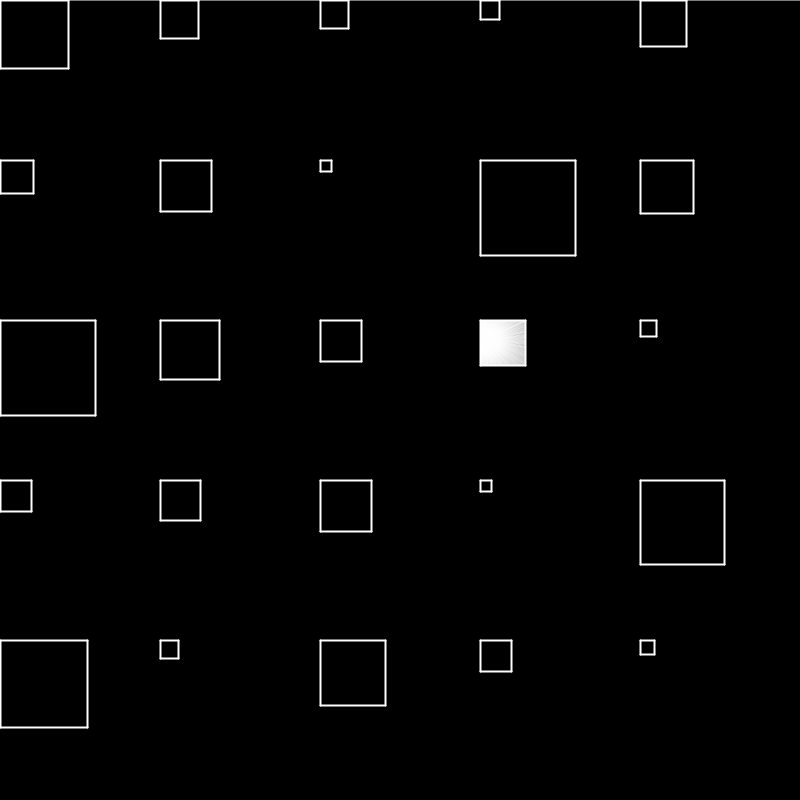
Frame 1 (no input)
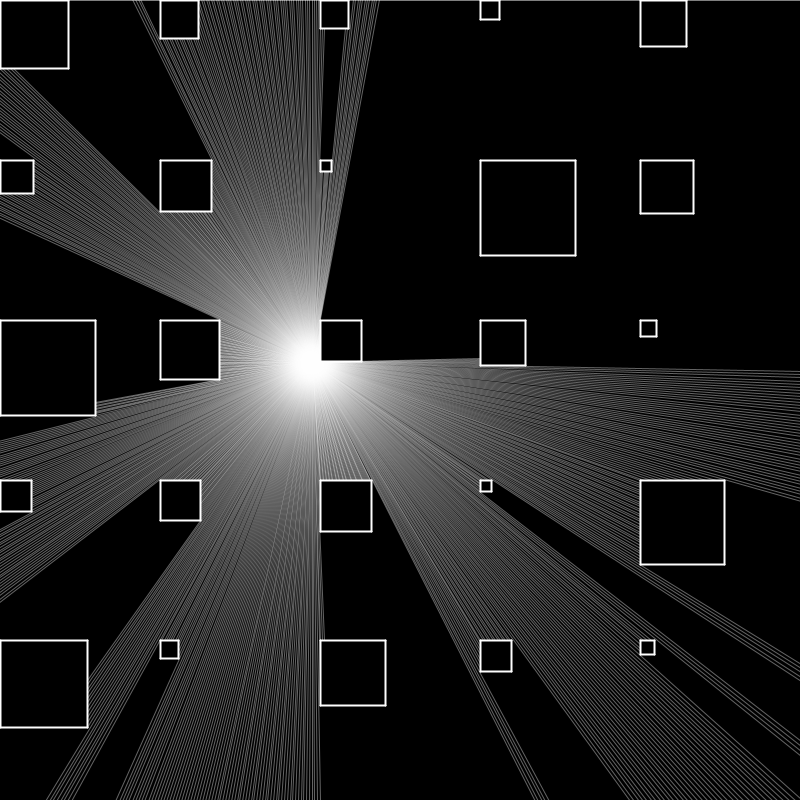
Frame 60 (the mouse pressed at the canvas centre just before this capture)
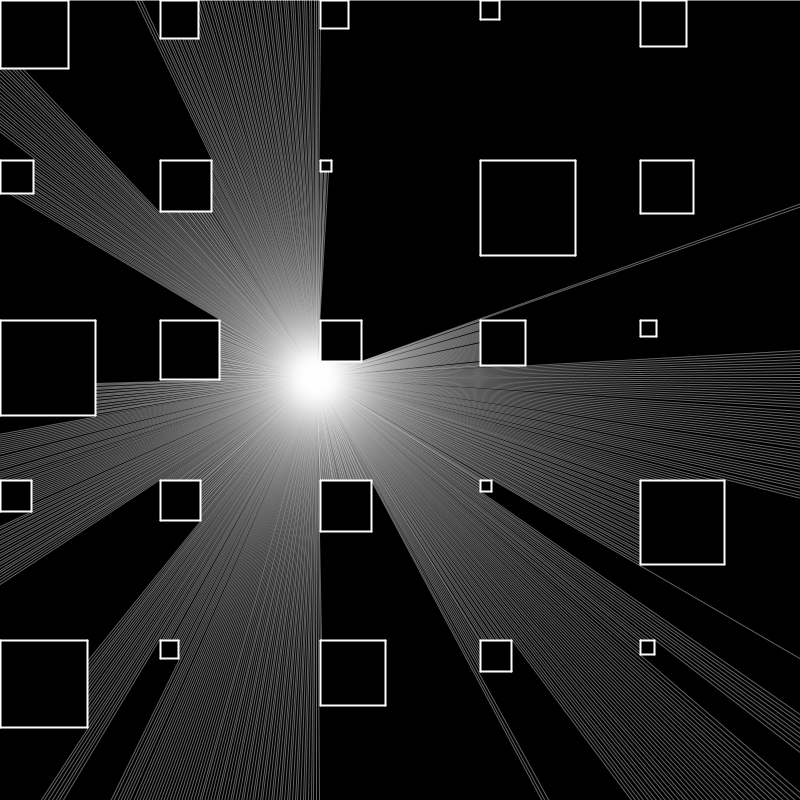
Frame 120 (the mouse held since frame 60 and released just before this capture)

The Processing sketch that drew these frames (run headless with seeded random() and noise(); from frame 60 on, the mouse is pressed at the canvas centre):

// Processing sketch: raycasting_2
// ── raycasting_2.pde
ArrayList<Ray> rays;
float nRays = 1000;
float nWalls = 0;
PVector[][] pt;
float xoff = 0;
float yoff = 100;
float mx, my;
int touchmode = 0;  //1 = mouse, 0 = random

int nBox = 5;

float[] bx;
float[] by;
float[] bw;
float[] bh;

ArrayList<Wall> walls;


void setup() {
  size(800, 800);


  bx = new float[nBox];
  by = new float[nBox];
  bw = new float[nBox];
  bh = new float[nBox];

  pt = new PVector[int(nRays)][int(nWalls)];
  walls = new ArrayList<Wall>();
  rays = new ArrayList<Ray>();


  for (int i=0; i<nRays; i++) {
    rays.add(new Ray(i*2*PI/nRays));
  }

  // Screen Walls: 
  walls.add(new Wall(-2, -1, -2, height));
  walls.add(new Wall(-1, -1, width, -1));
  walls.add(new Wall(width+1, -1, width+1, height));
  walls.add(new Wall(0, height+1, width, height+1));

  for (int i=0; i < nWalls; i++) {
    walls.add(new Wall(random(width), random(height), random(width), random(height)));
  }
  
  
// Add Boxes:
  for (int i=0; i<nBox; i++) {
    for (int j=0; j < nBox; j++) {

      bx[i] = i*height/nBox;
      by[j] = j*width/nBox;
      bw[i] = random(10, 100);
      bh[i] = bw[i];

      walls.add(new Wall(bx[i], by[j], bx[i]+bw[i], by[j]));
      walls.add(new Wall(bx[i]+bw[i], by[j], bx[i]+bw[i], by[j]+bh[i]));
      walls.add(new Wall(bx[i], by[j]+bh[i], bx[i]+bw[i], bh[i]+by[j]));
      walls.add(new Wall(bx[i], by[j], bx[i], by[j]+bh[i]));
    }
  }
}

void draw() {
  background(0);
  if (touchmode == 1) {
    mx = mouseX;
    my = mouseY;
  }
  if (touchmode == 0) {
    xoff += 0.01;
    yoff += 0.01;
    mx = noise(xoff)*width;
    my = noise(yoff)*height;
    
    
    
  }
  

  for (int i = 0; i < walls.size(); i++) {
    walls.get(i).display(); // display walls
  }
  
  stroke(100);


  // Check for shortest distance one ray at a time:
  for (int i=0; i < nRays; i++) {
    
    float record = 1000000;
    PVector closest = null;
    
    
    rays.get(i).display(mx, my); 
    
 
    for (int j = 0; j < walls.size(); j++) {
      rays.get(i).cast(walls.get(j)); // Finds point on walls
      if (rays.get(i).touch == 1) {
        float d = dist(mx, my, rays.get(i).pt.x, rays.get(i).pt.y);
        if (d < record) {
          record = d;
          closest = new PVector(rays.get(i).pt.x, rays.get(i).pt.y);
        }
      }
    }
    if (closest != null) {
      line(mx, my, closest.x, closest.y);
    }
  }
}

// ── Ray.pde
class Ray {
  float x, y;
  PVector dir;
  float angle;
  int touch; // 1 = touch, 0 = no touch
  PVector pt;
  float mx, my;
  
  
  Ray(float tempangle) {
    angle = tempangle;

    dir = new PVector(sin(angle), -cos(angle));
    pt = new PVector();
  }

  void display(float tempmx, float tempmy) {

    stroke(255, 100);
    strokeWeight(1);

    mx = tempmx;
    my = tempmy;

    x = mouseX;
    y = mouseY;
    
    line(mx, my, mx+dir.x, my+dir.y);
  }

  void cast(Wall wall) {
    float x1 = wall.x1;
    float y1 = wall.y1;
    float x2 = wall.x2;
    float y2 = wall.y2;

    float x3 = mx;
    float y3 = my;
    float x4 = mx + dir.x;
    float y4 = my + dir.y;

    float den = (x1-x2)*(y3-y4) - (y1-y2)*(x3-x4);
    if (den == 0) {
      return;
    }
    float t = ((x1-x3)*(y3-y4)-(y1-y3)*(x3-x4))/den;
    float u = -((x1-x2)*(y1-y3)-(y1-y2)*(x1-x3))/den;
    if (t > 0 && t < 1 && u > 0) {
      pt.x = x1 + t*(x2-x1);
      pt.y = y1 + t*(y2-y1);
      touch = 1;
    } else {
      touch = 0;
    }
  }
}

// ── Wall.pde
class Wall {
  float x1, x2, y1, y2;

  Wall(float tempx1, float tempy1, float tempx2, float tempy2) {
    x1 = tempx1;
    x2 = tempx2;
    y1 = tempy1;
    y2 = tempy2;
  }

  void display() {
    stroke(255);
    strokeWeight(2);
    line(x1, y1, x2, y2);
  }
}
